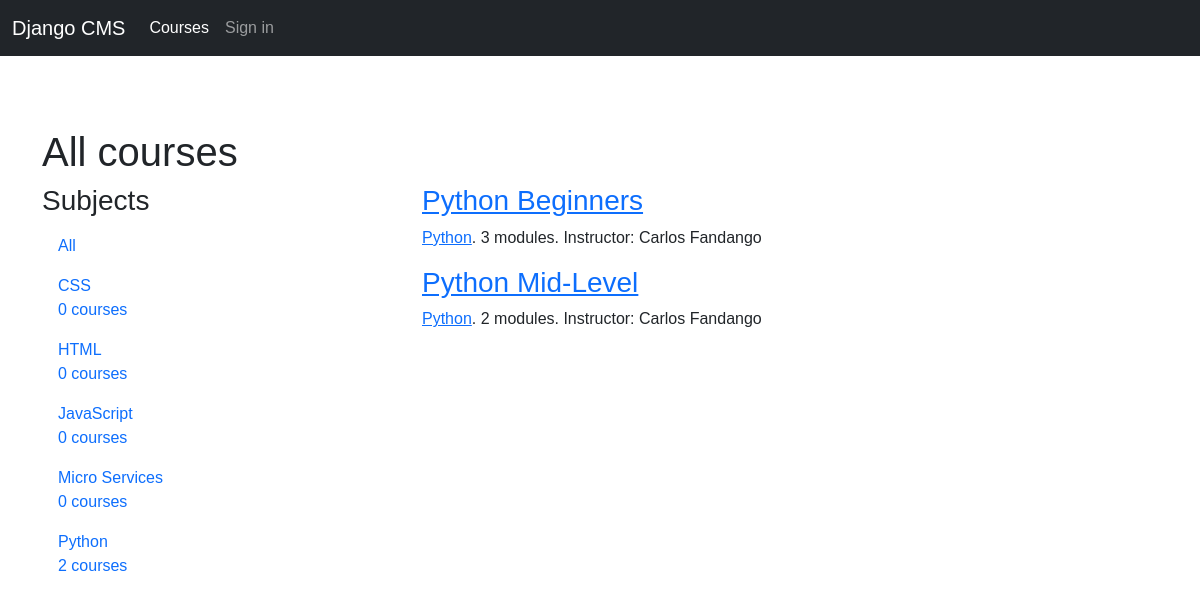
The app's page /, older data.
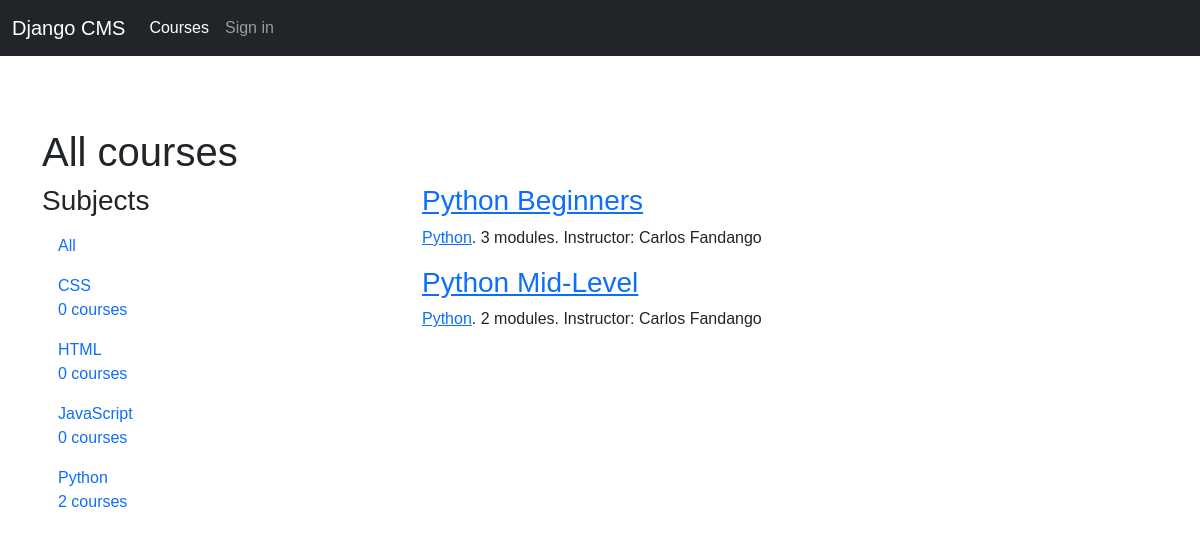
The same page, newer data.
### courses/models.py (models this page shows, shortened)
class Subject(models.Model):
    title = models.CharField(max_length=200)
    slug = models.SlugField(max_length=200, unique=True)
    class Meta:
        ordering = ["title"]
    def __str__(self):
        return self.title

class Course(models.Model):
    owner = models.ForeignKey(
        User, related_name="courses_created", on_delete=models.CASCADE
    )
    subject = models.ForeignKey(
        Subject, related_name="courses", on_delete=models.CASCADE
    )
    title = models.CharField(max_length=200)
    slug = models.SlugField(max_length=200, unique=True)
    overview = models.TextField()
    created = models.DateTimeField(auto_now_add=True)
    students = models.ManyToManyField(User, related_name="courses_joined", blank=True)
    class Meta:
        ordering = ["-created"]

### courses/views.py (the view)
# urls.py: path("", CourseListView.as_view(), name="course_list"),
class CourseListView(TemplateResponseMixin, View):
    model = Course
    template_name = "courses/course/list.html"
    def get(self, request, subject=None):
        subjects = cache.get("all_subjects")
        if not subjects:
            subjects = Subject.objects.annotate(total_courses=Count("courses"))
            cache.set("all_subjects", subjects)
        all_courses = Course.objects.annotate(total_modules=Count("modules"))
        if subject:
            subject = get_object_or_404(Subject, slug=subject)
            key = "subject_{}_courses".format(subject.id)
            courses = cache.get(key)
            if not courses:
                courses = all_courses.filter(subject=subject)
                cache.set(key, courses)
        else:
            courses = cache.get("all_courses")
            if not courses:
                courses = all_courses
                cache.set("all_courses", courses)
        return self.render_to_response(
            {"subjects": subjects, "subject": subject, "courses": courses}
        )

### courses/templates/courses/course/list.html (shortened to what this page needs)
{% extends "base.html" %}
{% block content %}
    <div class="row">
        <div class="col-md-12">
            <h1>
                {% if subject %}
                    {{ subject.title }} courses
                {% else %}
                    All courses
                {% endif %}
            </h1>
        </div>
    </div>
    <div class="row">
        <div class="col-md-4">
            <h3>Subjects</h3>
            <ul id="modules" class="nav flex-column">
                <li class="nav-item" {% if not subject %}class="selected"{% endif %}>
                    <a class="nav-link" href="{% url 'course_list' %}">All</a>
                </li>
                {% for s in subjects %}
                    <li {% if subject == s %}class="selected"{% endif %} class="nav-item">
                        <a class="nav-link" href="{% url 'course_list_subject' s.slug %}">
                            {{ s.title }}<br><span>{{ s.total_courses }} courses</span></a>
                    </li>
                {% endfor %}
            </ul>
        </div>
        <div class="col-md-8">
            <div class="module">
                {% for course in courses %}
                    {% with subject=course.subject %}
                        <h3><a href="{% url "course_detail" course.slug %}">{{ course.title }}</a></h3>
                        <p>
                            <a href="{% url "course_list_subject" subject.slug %}">{{ subject }}</a>.
                            {{ course.total_modules }} modules.
                            Instructor: {{ course.owner.get_full_name }}
                        </p>
                    {% endwith %}
                {% endfor %}
            </div>
        </div>
    </div>
{% endblock %}

Row changes from the older to the newer data that the page shows:
removed Subject: title "Micro Services", total_courses "0"
